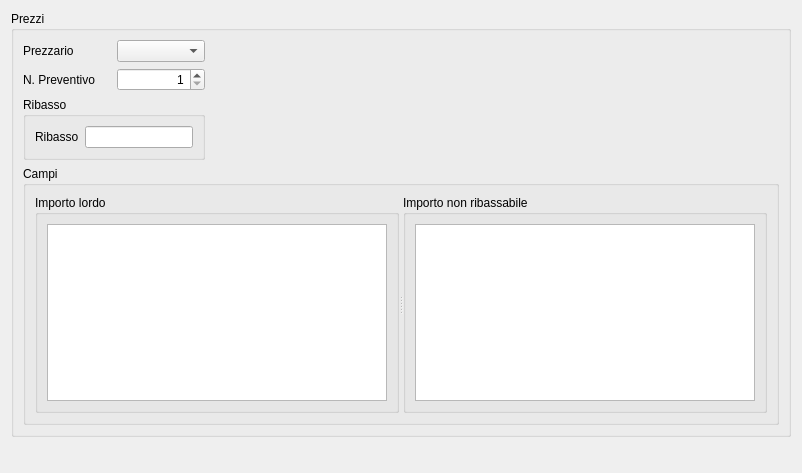
<?xml version="1.0" encoding="UTF-8"?>
<ui version="4.0">
 <class>AccountingTAMBillPriceDataGUI</class>
 <widget class="QWidget" name="AccountingTAMBillPriceDataGUI">
  <property name="geometry">
   <rect>
    <x>0</x>
    <y>0</y>
    <width>802</width>
    <height>473</height>
   </rect>
  </property>
  <property name="windowTitle">
   <string>Dati computo</string>
  </property>
  <layout class="QGridLayout" name="gridLayout">
   <item row="0" column="0">
    <widget class="QGroupBox" name="pricesGroupBox">
     <property name="sizePolicy">
      <sizepolicy hsizetype="Preferred" vsizetype="Maximum">
       <horstretch>0</horstretch>
       <verstretch>0</verstretch>
      </sizepolicy>
     </property>
     <property name="title">
      <string>Prezzi</string>
     </property>
     <layout class="QGridLayout" name="gridLayout_6">
      <item row="2" column="0" colspan="2">
       <widget class="QGroupBox" name="discountGroupBox">
        <property name="sizePolicy">
         <sizepolicy hsizetype="Preferred" vsizetype="Maximum">
          <horstretch>0</horstretch>
          <verstretch>0</verstretch>
         </sizepolicy>
        </property>
        <property name="title">
         <string>Ribasso</string>
        </property>
        <layout class="QGridLayout" name="gridLayout_10">
         <item row="0" column="0">
          <widget class="QLabel" name="discountLabel">
           <property name="text">
            <string>Ribasso</string>
           </property>
          </widget>
         </item>
         <item row="0" column="1">
          <widget class="QLineEdit" name="discountLineEdit">
           <property name="alignment">
            <set>Qt::AlignRight|Qt::AlignTrailing|Qt::AlignVCenter</set>
           </property>
          </widget>
         </item>
        </layout>
       </widget>
      </item>
      <item row="1" column="1">
       <widget class="QSpinBox" name="currentPriceDataSetSpinBox">
        <property name="alignment">
         <set>Qt::AlignRight|Qt::AlignTrailing|Qt::AlignVCenter</set>
        </property>
        <property name="minimum">
         <number>1</number>
        </property>
       </widget>
      </item>
      <item row="0" column="1">
       <widget class="QComboBox" name="priceListComboBox"/>
      </item>
      <item row="1" column="0">
       <widget class="QLabel" name="currentPriceDataSetSpinBoxLabel">
        <property name="text">
         <string>N. Preventivo</string>
        </property>
       </widget>
      </item>
      <item row="0" column="0">
       <widget class="QLabel" name="priceListComboBoxLabel">
        <property name="text">
         <string>Prezzario</string>
        </property>
       </widget>
      </item>
      <item row="1" column="2">
       <spacer name="horizontalSpacer">
        <property name="orientation">
         <enum>Qt::Horizontal</enum>
        </property>
        <property name="sizeHint" stdset="0">
         <size>
          <width>40</width>
          <height>20</height>
         </size>
        </property>
       </spacer>
      </item>
      <item row="3" column="0" colspan="3">
       <widget class="QGroupBox" name="groupBox">
        <property name="title">
         <string>Campi</string>
        </property>
        <layout class="QGridLayout" name="gridLayout_12">
         <item row="0" column="0">
          <widget class="QSplitter" name="splitter_2">
           <property name="orientation">
            <enum>Qt::Horizontal</enum>
           </property>
           <widget class="QGroupBox" name="totalPriceFieldGroupBox">
            <property name="title">
             <string>Importo lordo</string>
            </property>
            <layout class="QGridLayout" name="gridLayout_9">
             <item row="0" column="0">
              <widget class="QTableView" name="totalPriceFieldTableView">
               <property name="alternatingRowColors">
                <bool>true</bool>
               </property>
              </widget>
             </item>
            </layout>
           </widget>
           <widget class="QGroupBox" name="noDiscountPriceFieldGroupBox">
            <property name="title">
             <string>Importo non ribassabile</string>
            </property>
            <layout class="QGridLayout" name="gridLayout_5">
             <item row="0" column="0">
              <widget class="QTableView" name="noDiscountPriceFieldTableView">
               <property name="alternatingRowColors">
                <bool>true</bool>
               </property>
              </widget>
             </item>
            </layout>
           </widget>
          </widget>
         </item>
        </layout>
       </widget>
      </item>
     </layout>
    </widget>
   </item>
   <item row="1" column="0">
    <spacer name="verticalSpacer">
     <property name="orientation">
      <enum>Qt::Vertical</enum>
     </property>
     <property name="sizeHint" stdset="0">
      <size>
       <width>20</width>
       <height>40</height>
      </size>
     </property>
    </spacer>
   </item>
  </layout>
 </widget>
 <resources/>
 <connections/>
</ui>
